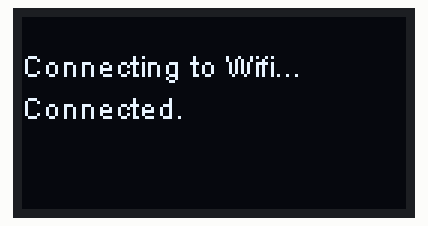
Bench run of a sketch on a simulated ESP8266 (NodeMCU). On the bench: 128×64 one-colour display. WiFi joins after 1.5 s; servers stay silent unless stated; network time is answered at once with the bench clock; the local clock reads 2024-03-15 10:24:30 at power-on unless the sketch sets it; what the sketch prints to the serial monitor is not drawn.

Above: at 1.6 s.
At 2.6 s:
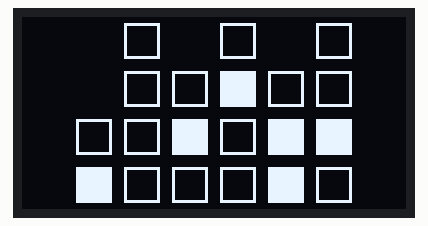
At 10.8 s:
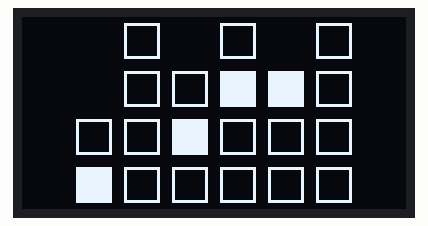
At 19.9 s:
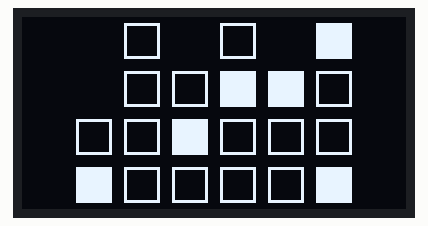
At 29.0 s:
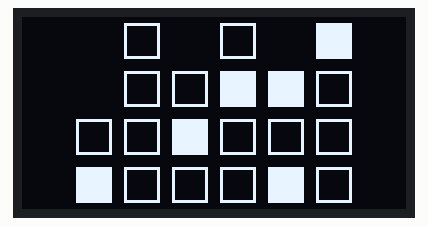
At 38.1 s:
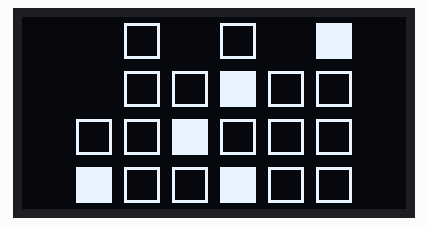

Measured:
- what the display in image 0 shows lasts 1.1 s, from 1.5 s to 2.6 s

The sketch:

esp8266binaryclock.ino
```cpp
// esp8266binaryclock.ino
//
// Author: Szvetlin Tanyi <svetlintanyi@gmail.com>
//
// To find out easily your LCDs I2C address please use: https://www.instructables.com/id/ESP8266-I2C-PORT-and-Address-Scanner/
// Based on: https://www.instructables.com/id/Simplest-ESP8266-Local-Time-Internet-Clock-With-OL/
//
// Libraries needed:
//  Time.h & TimeLib.h:  https://github.com/PaulStoffregen/Time
//  Timezone.h: https://github.com/JChristensen/Timezone
//  SSD1306.h & SSD1306Wire.h:  https://github.com/squix78/esp8266-oled-ssd1306
//  NTPClient.h: https://github.com/arduino-libraries/NTPClient
//  ESP8266WiFi.h & WifiUDP.h: https://github.com/ekstrand/ESP8266wifi
//
// 128x64 OLED pinout:
// GND goes to ground
// Vin goes to 3.3V
// Data to I2C SDA (GPIO 4)
// Clk to I2C SCL (GPIO 5)

#include <ESP8266WiFi.h>
#include <WifiUDP.h>
#include <String.h>
#include <Wire.h>
#include <SSD1306.h>
#include <SSD1306Wire.h>
#include <NTPClient.h>
#include <Time.h>
#include <TimeLib.h>
#include <Timezone.h>

// Define NTP properties
#define NTP_ADDRESS  "0.hu.pool.ntp.org"  // change this to whatever pool is closest (see ntp.org)

// Set up the NTP UDP client
WiFiUDP ntpUDP;
NTPClient timeClient(ntpUDP, NTP_ADDRESS);

// Create a display object
#define SDA_PIN 4
#define SCL_PIN 5
SSD1306  display(0x3D, SDA_PIN, SCL_PIN); //0x3D for the Adafruit 1.3" OLED, 0x3C being the usual address of the OLED

const char* ssid = ""; // insert your own ssid
const char* password = ""; // and password

void setup ()
{
  Serial.begin(115200); // Serial output at 115200 baud rate
  timeClient.begin();   // Start the NTP UDP client

  Wire.pins(SDA_PIN, SCL_PIN);  // Start the OLED with GPIO 4 and 5 on ESP-12E
  Wire.begin(SDA_PIN, SCL_PIN);
  display.init(); // (0,0) is at top left corner (128,64) is at bottom right corner
  display.flipScreenVertically();

  // Connect to wifi
  Serial.println("");
  Serial.print("Connecting to ");
  Serial.print(ssid);
  display.drawString(0, 10, "Connecting to Wifi...");
  display.display();
  WiFi.begin(ssid, password);
  while (WiFi.status() != WL_CONNECTED)
  {
    delay(500);
    Serial.print(".");
  }
  Serial.println("");
  Serial.print("Connected to WiFi at ");
  Serial.print(WiFi.localIP());
  Serial.println("");
  display.drawString(0, 24, "Connected.");
  display.display();
  delay(1000);
}

void loop() {
  if (WiFi.status() == WL_CONNECTED) //Check WiFi connection status
  {
    // update the NTP client and get the UNIX UTC timestamp
    timeClient.update();
    unsigned long epochTime =  timeClient.getEpochTime();

    // Convert received time stamp to time_t object
    time_t local, utc;
    utc = epochTime;

    // Then convert the UTC UNIX timestamp to local time
    TimeChangeRule CEST = {"CEST", Last, Sun, Mar, 2, 120};  // Central European Summer Time
    TimeChangeRule CET = {"CET", Last, Sun, Oct, 3, 60};   // Central European Standard Time
    Timezone CE(CEST, CET);
    local = CE.toLocal(utc);

    // Calculate Hour, Minute, Seconds from local time.
    int H = hour(local);
    int M = minute(local);
    int S = second(local);

    // print the binary clock on the OLED
    display.clear();
    drawClock(H, M, S);
    display.display();
  }
  else // attempt to connect to wifi again if disconnected
  {
    display.clear();
    display.drawString(0, 10, "Connecting to Wifi...");
    display.display();
    WiFi.begin(ssid, password);
    display.drawString(0, 24, "Connected.");
    display.display();
    delay(1000);
  }

  delay(1000);    //Send a request to update every 1 sec (= 1000 ms)
}

// Get the first digit of a given number
int getFirstDigit(int number) {
  if (number < 10) {
    return 0;
  }
  while (number >= 10) {
    number /= 10;
  }

  return number;
}

// Draws the clock
void drawClock(int H, int M, int S) {
  drawHour(H);
  drawMinute(M);
  drawSecond(S);
}

// Draws the columns for the hours
void drawHour(int H) {
  int firstDigit = getFirstDigit(H);
  int secondDigit = H % 10;
  drawColumn(firstDigit, 2, 18, 34);
  drawColumn(secondDigit, 4, 34, 2);
}

// Draws the columns for the minutes
void drawMinute(int M) {
  int firstDigit = getFirstDigit(M);
  int secondDigit = M % 10;
  drawColumn(firstDigit, 3, 50, 18);
  drawColumn(secondDigit, 4, 66, 2);
}

// Draws the columns for the seconds
void drawSecond(int S) {
  int firstDigit = getFirstDigit(S);
  int secondDigit = S % 10;
  drawColumn(firstDigit, 3, 82, 18);
  drawColumn(secondDigit, 4, 98, 2);
}

// Draws a column
void drawColumn(int digit, int columnHeight, int startX, int startY) {
  int boxLength = 12; // length of the sides of the rectangle
  int value;
  //  iterates through a column, if the value is 1 it will draw a filled rectangle, else an empty one
  for (int i = columnHeight - 1; i >= 0; i--) {
    value = digit >> i;
    if ( value & 1) {
      display.fillRect(startX, startY, boxLength, boxLength);
    } else {
      display.drawRect(startX, startY, boxLength, boxLength);
    }
    startY += 16; // shift to next row
  }
}
```
